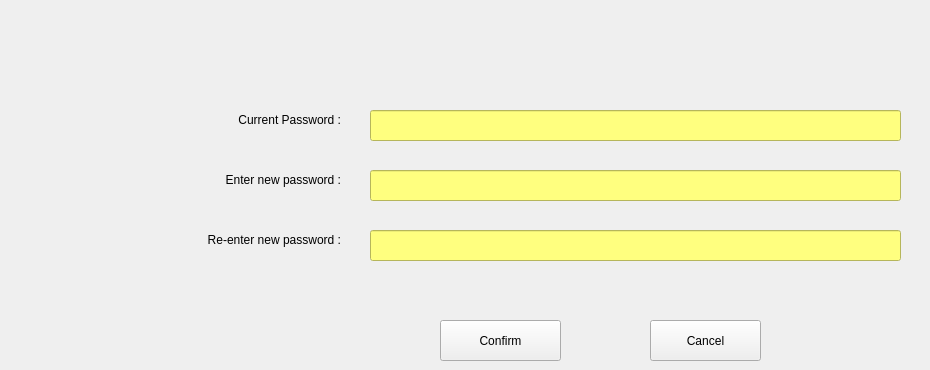
   <widget class="QWidget" name="change_password">
    <property name="styleSheet">
     <string notr="true">QWidget#change_password{background-image: url(Images/widget.png) }
</string>
    </property>
    <widget class="QPushButton" name="confirm_password_button">
     <property name="geometry">
      <rect>
       <x>440</x>
       <y>320</y>
       <width>121</width>
       <height>41</height>
      </rect>
     </property>
     <property name="cursor">
      <cursorShape>PointingHandCursor</cursorShape>
     </property>
     <property name="text">
      <string>Confirm</string>
     </property>
    </widget>
    <widget class="QPushButton" name="cancel_password_button">
     <property name="geometry">
      <rect>
       <x>650</x>
       <y>320</y>
       <width>111</width>
       <height>41</height>
      </rect>
     </property>
     <property name="cursor">
      <cursorShape>PointingHandCursor</cursorShape>
     </property>
     <property name="text">
      <string>Cancel</string>
     </property>
    </widget>
    <widget class="QLabel" name="label_18">
     <property name="geometry">
      <rect>
       <x>170</x>
       <y>110</y>
       <width>171</width>
       <height>20</height>
      </rect>
     </property>
     <property name="text">
      <string>&lt;html&gt;&lt;head/&gt;&lt;body&gt;&lt;p align=&quot;right&quot;&gt;Current Password :&lt;/p&gt;&lt;/body&gt;&lt;/html&gt;</string>
     </property>
    </widget>
    <widget class="QLabel" name="label_19">
     <property name="geometry">
      <rect>
       <x>170</x>
       <y>170</y>
       <width>171</width>
       <height>20</height>
      </rect>
     </property>
     <property name="text">
      <string>&lt;html&gt;&lt;head/&gt;&lt;body&gt;&lt;p align=&quot;right&quot;&gt;Enter new password :&lt;/p&gt;&lt;/body&gt;&lt;/html&gt;</string>
     </property>
    </widget>
    <widget class="QLabel" name="label_20">
     <property name="geometry">
      <rect>
       <x>140</x>
       <y>230</y>
       <width>201</width>
       <height>20</height>
      </rect>
     </property>
     <property name="text">
      <string>&lt;html&gt;&lt;head/&gt;&lt;body&gt;&lt;p align=&quot;right&quot;&gt;Re-enter new password :&lt;/p&gt;&lt;/body&gt;&lt;/html&gt;</string>
     </property>
    </widget>
    <widget class="QLabel" name="warn_change_label">
     <property name="geometry">
      <rect>
       <x>250</x>
       <y>270</y>
       <width>671</width>
       <height>31</height>
      </rect>
     </property>
     <property name="text">
      <string>&lt;html&gt;&lt;head/&gt;&lt;body&gt;&lt;p align=&quot;center&quot;&gt;&lt;br/&gt;&lt;/p&gt;&lt;/body&gt;&lt;/html&gt;</string>
     </property>
    </widget>
    <widget class="QLineEdit" name="cur_password">
     <property name="geometry">
      <rect>
       <x>370</x>
       <y>110</y>
       <width>531</width>
       <height>31</height>
      </rect>
     </property>
     <property name="styleSheet">
      <string notr="true">QLineEdit { background-color: rgb(255, 255, 127) }</string>
     </property>
    </widget>
    <widget class="QLineEdit" name="new_password">
     <property name="geometry">
      <rect>
       <x>370</x>
       <y>170</y>
       <width>531</width>
       <height>31</height>
      </rect>
     </property>
     <property name="styleSheet">
      <string notr="true">QLineEdit { background-color: rgb(255, 255, 127) }</string>
     </property>
    </widget>
    <widget class="QLineEdit" name="re_password">
     <property name="geometry">
      <rect>
       <x>370</x>
       <y>230</y>
       <width>531</width>
       <height>31</height>
      </rect>
     </property>
     <property name="styleSheet">
      <string notr="true">QLineEdit { background-color: rgb(255, 255, 127) }</string>
     </property>
    </widget>
   </widget>
